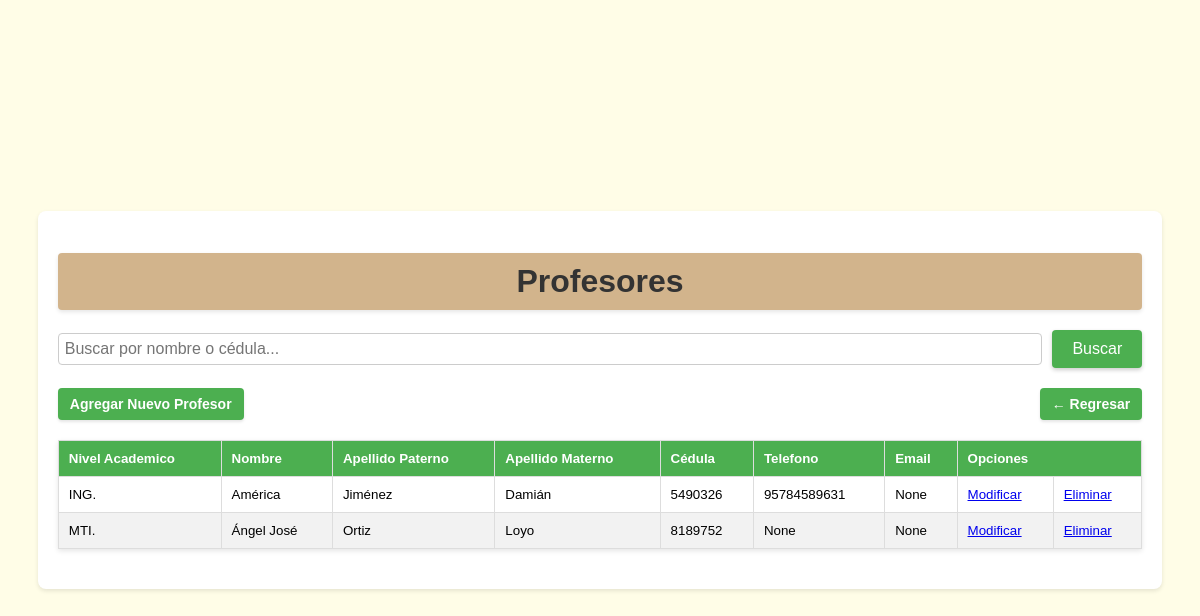
Page /profesores (signed in) on the committed database.
### Titulacion/models.py (models this page shows, shortened)
class Profesor (models.Model):
    sigla = models.CharField(max_length=50, choices=[
        ('MTI.', 'Maestría en Tecnologías de la Información'),
        ('MDIS.', 'Maestría en Diseño'),
        ('ING.', 'Ingeniero'),
        ('LIC.', 'Licenciado'),
        ('DR.', 'Doctor')], default='MTI')
    nombreProfesor = models.CharField(max_length=100)
    apellidoPaterno = models.CharField(max_length=100, default="")
    apellidoMaterno = models.CharField(max_length=100, default="")
    cedulaProfesor = models.IntegerField()
    phone_validator = RegexValidator(regex=r'^\d{10}$',message="El número de teléfono debe contener exactamente 10 dígitos.")
    telefono_prof = models.CharField(
        max_length=10,
        validators=[phone_validator],
        blank=True,
        null=True,
        help_text="Debe contener exactamente 10 dígitos"
    )
    email_prof = models.EmailField(blank=True, null=True)

### Titulacion/views.py (the view)
# urls.py: path('profesores', views.lista_profesores, name='lista_profesores'),
@login_required
def lista_profesores(request):
    query = request.GET.get('query', '')
    if query:
        profesores = Profesor.objects.filter(
            Q(nombreProfesor__icontains=query) |
            Q(cedulaProfesor__icontains=query))
    else:
        profesores = Profesor.objects.all()
    context = {
        'profesores': profesores,
        'query': query
    }
    return render(request, 'titulaciones/profesor_list.html', context)

### Titulacion/templates/titulaciones/profesor_list.html (shortened to what this page needs)
<!DOCTYPE html>
<html lang="es">
<head>
    {% load static %}
    <link rel="stylesheet" type="text/css" href="{% static 'style.css' %}">
</head>
<body>
    <div class="container_list">
        <h1>Profesores</h1>
        <form method="GET" action="{% url 'lista_profesores' %}" class="form-buscar">
            <input type="text" name="query" value="{{ query }}" placeholder="Buscar por nombre o cédula..." class="input-buscar">
            <button type="submit" class="buscar-btn">Buscar</button>
        </form>
        <div class="botones-superiores">
        <a href="{% url 'agregar_profesor' %}" class="acta-btn">Agregar Nuevo Profesor</a>
        <a href="{% url 'home' %}" class="acta-btn">← Regresar</a>
        </div>
        <table>
            <thead>
                <tr>
                    <th>Nivel Academico</th>
                    <th>Nombre</th>
                    <th>Apellido Paterno</th>
                    <th>Apellido Materno</th>
                    <th>Cédula</th>
                    <th>Telefono</th>
                    <th>Email</th>
                    <th colspan="2">Opciones</th>
                </tr>
            </thead>
            <tbody>
                {% for profesor in profesores %}
                <tr>
                    <td>{{profesor.sigla}}</td>
                    <td>{{ profesor.nombreProfesor }}</td>
                    <td>{{ profesor.apellidoPaterno }}</td>
                    <td>{{ profesor.apellidoMaterno }}</td>
                    <td>{{ profesor.cedulaProfesor }}</td>
                    <td>{{ profesor.telefono_prof }}</td>
                    <td>{{ profesor.email_prof }}</td>
                    <td><a href="{% url 'update_profesor' profesor.pk %}">Modificar</a></td>
                    <td><a href="{% url 'delete_profesor' profesor.pk %}">Eliminar</a></td>
                </tr>
                {% empty %}
                <tr>
                    <td colspan="9">No se encontraron resultados.</td>
                </tr>
                {% endfor %}
            </tbody>
        </table>
    </div>
</body>
</html>

### Titulacion/static/style.css (style rules this page uses)
body { font-family: sans-serif; margin: 0; padding: 0; display: flex; justify-content: center; align-items: center; min-height: 100vh; background-color: #fffde7; }
:root { --text-color: #000000; --h5-font: 1rem; }
.container_list { margin: 1cm; background-color: #ffffff; padding: 20px; border-radius: 8px; box-shadow: 0 2px 4px rgba(0, 0, 0, 0.1); width: 95%; }
h1 { text-align: center; margin-bottom: 20px; color: #333; background-color: #d2b48c; padding: 10px; border-radius: 4px; box-shadow: 0 2px 4px rgba(0, 0, 0, 0.1); }
form input[type="text"], form input[type="email"], form input[type="number"], form textarea, form input[type="file"], form select { width: calc(100% - 12px); padding: 6px; border: 1px solid #ccc; border-radius: 4px; box-sizing: border-box; font-size: 16px; }
.botones-superiores { display: flex; justify-content: space-between; width: 100%; margin-bottom: 20px; gap: 10px; }
.acta-btn { background-color: #4CAF50; color: white; padding: 8px 12px; text-decoration: none; border-radius: 4px; font-weight: bold; transition: all 0.3s; font-size: 14px; white-space: nowrap; border: none; cursor: pointer; box-shadow: 0 2px 3px rgba(0,0,0,0.1); }
table { width: 100%; border-collapse: collapse; margin: 20px 0; box-shadow: 0 2px 5px rgba(0, 0, 0, 0.1); background-color: #fff; font-size: 10pt; }
th, td { border: 1px solid #ddd; padding: 10px; text-align: left; }
th { background-color: #4CAF50; color: white; }
tr:nth-child(even) { background-color: #f2f2f2; }
.form-buscar { display: flex; justify-content: space-between; align-items: center; margin-bottom: 20px; }
.input-buscar { flex: 1; margin-right: 10px; padding: 10px; border: 1px solid #ccc; border-radius: 4px; font-size: 16px; }
.buscar-btn { display: inline-block; padding: 10px 20px; font-size: 16px; color: white; background-color: #4CAF50; text-decoration: none; border-radius: 4px; box-shadow: 0 2px 4px rgba(0, 0, 0, 0.2); transition: background-color 0.3s ease; cursor: pointer; border: none; }

### rows in the picture
Profesor: sigla "ING.", nombreProfesor "América", apellidoPaterno "Jiménez", apellidoMaterno "Damián", cedulaProfesor "5490326", telefono_prof "95784589631", email_prof "None"
Profesor: sigla "MTI.", nombreProfesor "Ángel José", apellidoPaterno "Ortiz", apellidoMaterno "Loyo", cedulaProfesor "8189752", telefono_prof "None", email_prof "None"
